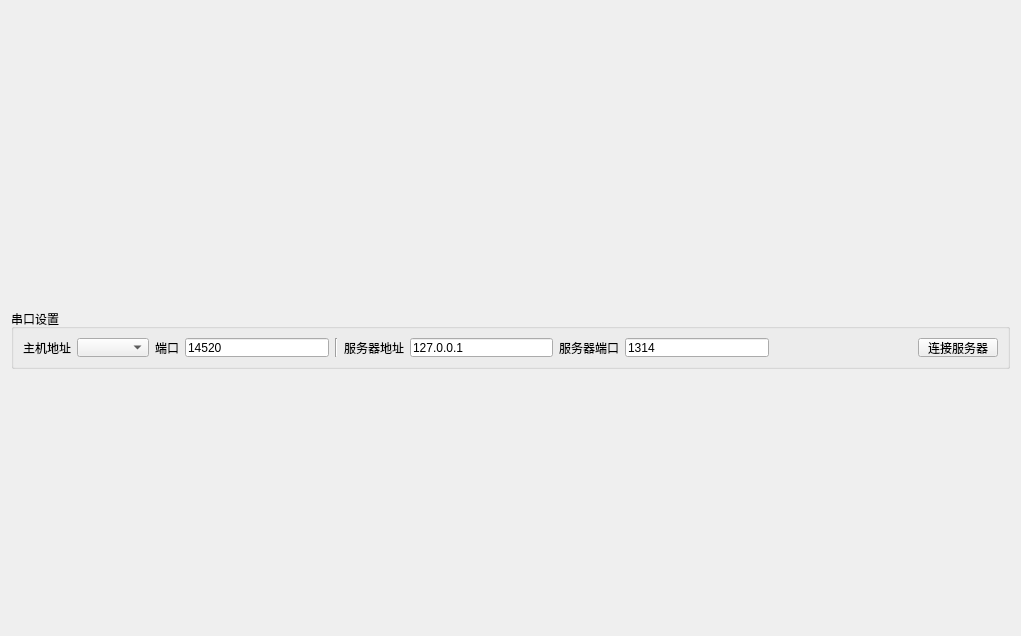
<?xml version="1.0" encoding="UTF-8"?>
<ui version="4.0">
 <class>TcpClientWidget</class>
 <widget class="QWidget" name="TcpClientWidget">
  <property name="geometry">
   <rect>
    <x>0</x>
    <y>0</y>
    <width>1021</width>
    <height>636</height>
   </rect>
  </property>
  <property name="windowTitle">
   <string>Form</string>
  </property>
  <layout class="QGridLayout" name="gridLayout_2">
   <item row="2" column="1">
    <widget class="QWidget" name="widget_input" native="true">
     <property name="maximumSize">
      <size>
       <width>16777215</width>
       <height>250</height>
      </size>
     </property>
    </widget>
   </item>
   <item row="2" column="0">
    <widget class="QWidget" name="widget_sendPanel" native="true">
     <property name="maximumSize">
      <size>
       <width>200</width>
       <height>250</height>
      </size>
     </property>
    </widget>
   </item>
   <item row="0" column="0" colspan="2">
    <widget class="QWidget" name="widget_output" native="true"/>
   </item>
   <item row="1" column="0" colspan="2">
    <widget class="QGroupBox" name="groupBox">
     <property name="maximumSize">
      <size>
       <width>16777215</width>
       <height>60</height>
      </size>
     </property>
     <property name="title">
      <string>串口设置</string>
     </property>
     <layout class="QGridLayout" name="gridLayout">
      <item row="0" column="15">
       <spacer name="horizontalSpacer_2">
        <property name="orientation">
         <enum>Qt::Horizontal</enum>
        </property>
        <property name="sizeHint" stdset="0">
         <size>
          <width>40</width>
          <height>20</height>
         </size>
        </property>
       </spacer>
      </item>
      <item row="0" column="8">
       <widget class="QLabel" name="label_2">
        <property name="text">
         <string>端口</string>
        </property>
       </widget>
      </item>
      <item row="0" column="9">
       <widget class="QLineEdit" name="lineEdit_localPort">
        <property name="maximumSize">
         <size>
          <width>16777215</width>
          <height>16777215</height>
         </size>
        </property>
        <property name="text">
         <string>14520</string>
        </property>
       </widget>
      </item>
      <item row="0" column="0">
       <widget class="QLabel" name="label">
        <property name="text">
         <string>主机地址</string>
        </property>
       </widget>
      </item>
      <item row="0" column="1" colspan="6">
       <widget class="QComboBox" name="comboBox_localAddress"/>
      </item>
      <item row="0" column="13">
       <widget class="QLabel" name="label_4">
        <property name="text">
         <string>服务器端口</string>
        </property>
       </widget>
      </item>
      <item row="0" column="10">
       <widget class="Line" name="line">
        <property name="orientation">
         <enum>Qt::Vertical</enum>
        </property>
       </widget>
      </item>
      <item row="0" column="11">
       <widget class="QLabel" name="label_3">
        <property name="text">
         <string>服务器地址</string>
        </property>
       </widget>
      </item>
      <item row="0" column="12">
       <widget class="QLineEdit" name="lineEdit_peerAddress">
        <property name="sizePolicy">
         <sizepolicy hsizetype="Expanding" vsizetype="Fixed">
          <horstretch>0</horstretch>
          <verstretch>0</verstretch>
         </sizepolicy>
        </property>
        <property name="minimumSize">
         <size>
          <width>100</width>
          <height>0</height>
         </size>
        </property>
        <property name="maximumSize">
         <size>
          <width>16777215</width>
          <height>16777215</height>
         </size>
        </property>
        <property name="text">
         <string>127.0.0.1</string>
        </property>
       </widget>
      </item>
      <item row="0" column="16">
       <widget class="QPushButton" name="pushButton_open">
        <property name="text">
         <string>连接服务器</string>
        </property>
       </widget>
      </item>
      <item row="0" column="14">
       <widget class="QLineEdit" name="lineEdit_peerPort">
        <property name="maximumSize">
         <size>
          <width>16777215</width>
          <height>16777215</height>
         </size>
        </property>
        <property name="text">
         <string>1314</string>
        </property>
       </widget>
      </item>
     </layout>
    </widget>
   </item>
  </layout>
 </widget>
 <resources/>
 <connections/>
</ui>
